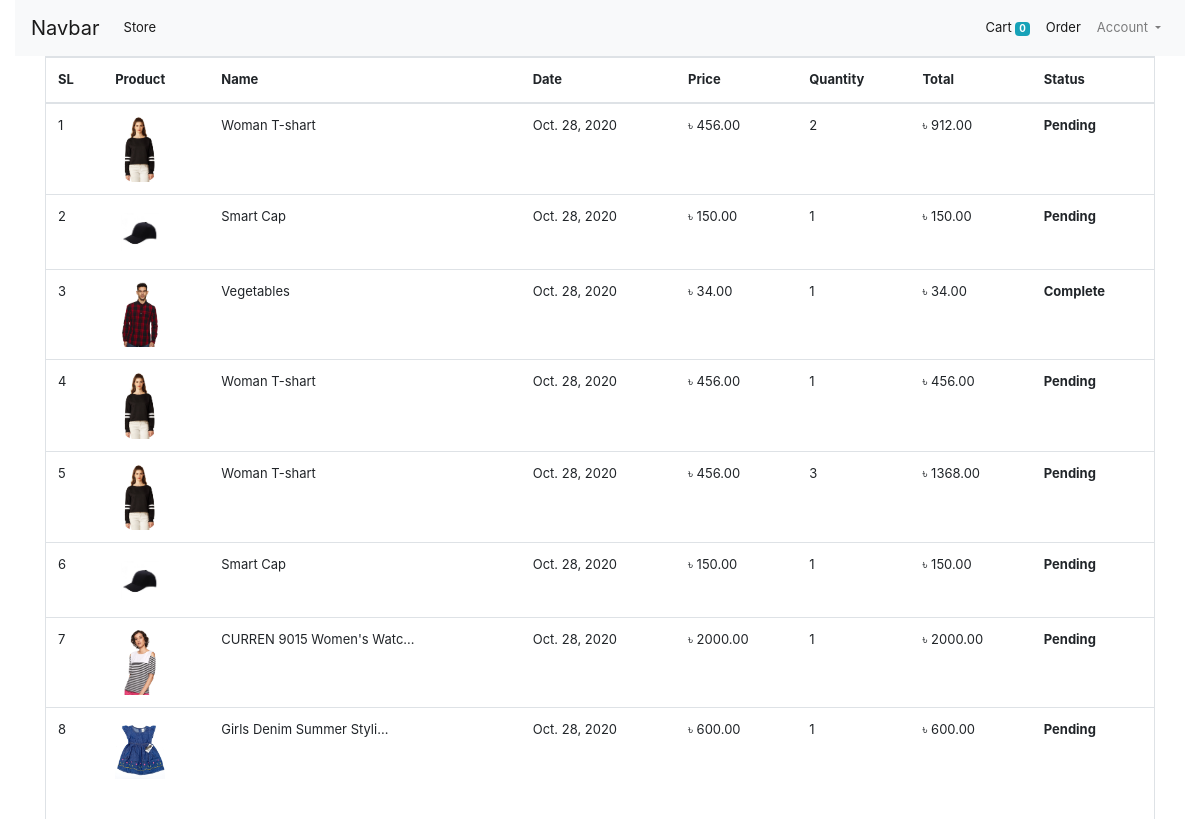
The app's page /orders/ (signed in) with its own data.
### store/models/model_order.py (models this page shows, shortened)
class Order(models.Model):
    product = models.ForeignKey(Product, on_delete=models.CASCADE)
    customer = models.ForeignKey(Customer, on_delete=models.CASCADE)
    quantity = models.IntegerField(default=1)
    price = models.DecimalField(max_digits=12, decimal_places=2)
    address = models.CharField(max_length=100, default='')
    mobile = models.CharField(max_length=25, default='')
    date = models.DateField(default=datetime.datetime.today)
    status = models.BooleanField(default=False)
    @staticmethod
    def get_order_by_customer_id(customer_id):
        customer = Order.objects.filter(customer=customer_id).order_by('-date')
        return customer

### store/models/model_product.py (models this page shows, shortened)
class Product(models.Model):
    category = models.ForeignKey(Category, on_delete=models.CASCADE, related_name='products')
    name = models.CharField(max_length=100)
    price = models.DecimalField(max_digits=12, decimal_places=2)
    sell_price = models.DecimalField(max_digits=12, decimal_places=2)
    discription = models.TextField()
    code = models.CharField(max_length=25, unique=True)
    image = models.ImageField(upload_to='uplode/product_image/')
    date = models.DateTimeField(auto_now_add=True)

### store/middlewares/auth.py (the view)
    def middleware(request):
        if not request.session.get('customer_id'):
            return redirect('login')
        else:
            response = get_response(request)
            return response

### store/templatetags/custom_filter.py (called while the page is built)
@register.filter(name='currency')
def currency(number):
    return "৳ " + str(number)

@register.filter(name='multiply')
def multiply(number, number1):
    return number * number1

### store/views/order.py (called while the page is built)
    @method_decorator(auth_middleware)
    def get(self, request, *args, **kwargs):
        customer = request.session.get('customer_id')
        orders = Order.get_order_by_customer_id(customer)
        orders = orders.reverse()
        return render(request, 'orders.html',{'orders':orders})

### store/templates/orders.html
{% extends 'base.html' %}
{% block content %}
 {% load cart %}
{% load custom_filter %}
<div class="container">
    <div class="border pb-4">
        <table class="table">
            <thead>
                <tr>
                    <th>SL</th>
                    <th>Product</th>
                    <th>Name</th>
                    <th>Date</th>
                    <th>Price</th>
                    <th>Quantity</th>
                    <th>Total</th>
                    <th>Status</th>
                </tr>
            </thead>
            <tbody>
                {% for order in orders %}
                <tr>
                    <td>{{ forloop.counter }}</td>
                    <td><img width="50" src="{{ order.product.image.url }}" alt=""></td>
                    <td><p style="cursor: pointer;" title="{{ order.product.name  }}">{{ order.product.name|truncatechars:25 }}</p></td>
                    <td>{{ order.date }}</td>
                    <td>{{ order.price|currency }}</td>
                    <td>{{ order.quantity }}</td>
                    <td>{{ order.quantity|multiply:order.price|currency }}</td>
                    <th>
                        {% if order.status %}
                        <p>Complete</p>
                        {% else %}
                        <p>Pending</p>
                        {% endif %}
                    </th>
                </tr>
                {% endfor %}
            </tbody>
    </div>
{% endblock %}

### static/css/style.css (style rules this page uses)
* { margin: 0; padding: 0; outline: 0; }
body { color: #333; font-size: 13px; margin: 0; }

### records on screen
Order: product.image (picture), product.name "Woman T-shart", date "Oct. 28, 2020", price "৳ 456.00", quantity "2", quantity|multiply "৳ 912.00", status "Pending"
Order: product.image (picture), product.name "Smart Cap", date "Oct. 28, 2020", price "৳ 150.00", quantity "1", quantity|multiply "৳ 150.00", status "Pending"
Order: product.image (picture), product.name "Vegetables", date "Oct. 28, 2020", price "৳ 34.00", quantity "1", quantity|multiply "৳ 34.00", status "Complete"
Order: product.image (picture), product.name "Woman T-shart", date "Oct. 28, 2020", price "৳ 456.00", quantity "1", quantity|multiply "৳ 456.00", status "Pending"
Order: product.image (picture), product.name "Woman T-shart", date "Oct. 28, 2020", price "৳ 456.00", quantity "3", quantity|multiply "৳ 1368.00", status "Pending"
Order: product.image (picture), product.name "Smart Cap", date "Oct. 28, 2020", price "৳ 150.00", quantity "1", quantity|multiply "৳ 150.00", status "Pending"
Order: product.image (picture), product.name "CURREN 9015 Women's Watc…", date "Oct. 28, 2020", price "৳ 2000.00", quantity "1", quantity|multiply "৳ 2000.00", status "Pending"
Order: product.image (picture), product.name "Girls Denim Summer Styli…", date "Oct. 28, 2020", price "৳ 600.00", quantity "1", quantity|multiply "৳ 600.00", status "Pending"

### other values on screen
{{ request.session.cart.keys|length }} "0"
